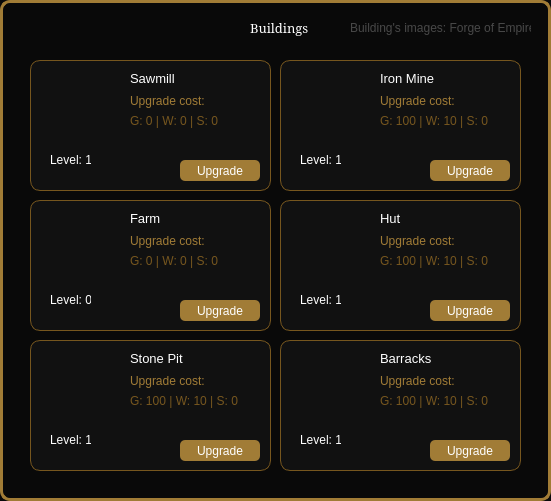
   <widget class="QFrame" name="frameBuildings">
    <property name="geometry">
     <rect>
      <x>20</x>
      <y>100</y>
      <width>551</width>
      <height>501</height>
     </rect>
    </property>
    <property name="styleSheet">
     <string notr="true">QFrame {
border: 3px solid #a17c36;
border-radius: 10px;
background-color: rgb(9, 9, 9);
color: white;
}</string>
    </property>
    <property name="frameShape">
     <enum>QFrame::StyledPanel</enum>
    </property>
    <property name="frameShadow">
     <enum>QFrame::Raised</enum>
    </property>
    <widget class="QLabel" name="labelBuildingsSection">
     <property name="geometry">
      <rect>
       <x>250</x>
       <y>20</y>
       <width>61</width>
       <height>16</height>
      </rect>
     </property>
     <property name="font">
      <font>
       <family>Constantia</family>
       <pointsize>10</pointsize>
       <weight>50</weight>
       <italic>false</italic>
       <bold>false</bold>
      </font>
     </property>
     <property name="styleSheet">
      <string notr="true">border: none;
color: white;
font: 10pt &quot;Constantia&quot;;</string>
     </property>
     <property name="text">
      <string>Buildings</string>
     </property>
    </widget>
    <widget class="QFrame" name="frameSawmill">
     <property name="geometry">
      <rect>
       <x>30</x>
       <y>60</y>
       <width>241</width>
       <height>131</height>
      </rect>
     </property>
     <property name="styleSheet">
      <string notr="true">QFrame {
border: 1px solid rgb(118, 86, 30);
background-color: rgb(17, 17, 17);
}
</string>
     </property>
     <property name="frameShape">
      <enum>QFrame::StyledPanel</enum>
     </property>
     <property name="frameShadow">
      <enum>QFrame::Raised</enum>
     </property>
     <widget class="QLabel" name="label_sawmillName">
      <property name="geometry">
       <rect>
        <x>100</x>
        <y>10</y>
        <width>61</width>
        <height>16</height>
       </rect>
      </property>
      <property name="font">
       <font>
        <pointsize>10</pointsize>
       </font>
      </property>
      <property name="styleSheet">
       <string notr="true">border: none;</string>
      </property>
      <property name="text">
       <string>Sawmill</string>
      </property>
     </widget>
     <widget class="QLabel" name="label_sawmillLevel">
      <property name="geometry">
       <rect>
        <x>20</x>
        <y>90</y>
        <width>41</width>
        <height>20</height>
       </rect>
      </property>
      <property name="styleSheet">
       <string notr="true">border: none;</string>
      </property>
      <property name="text">
       <string>Level: 1</string>
      </property>
     </widget>
     <widget class="QPushButton" name="pushButton_sawmillUpgrade">
      <property name="geometry">
       <rect>
        <x>150</x>
        <y>100</y>
        <width>80</width>
        <height>21</height>
       </rect>
      </property>
      <property name="styleSheet">
       <string notr="true">QPushButton {
background-color: #a17c36;
border: 2 px solid red;
border-radius: 5px;
color: white;
}

QPushButton:hover {
background-color: rgb(161, 88, 46);
}

QPushButton:pressed {
background-color: #f3f6db;
color: black;
}

QPushButton:disabled {
	background-color: gray;
	color: white;
}
</string>
      </property>
      <property name="text">
       <string>Upgrade</string>
      </property>
     </widget>
     <widget class="QLabel" name="label_sawmillPrice">
      <property name="geometry">
       <rect>
        <x>100</x>
        <y>30</y>
        <width>111</width>
        <height>21</height>
       </rect>
      </property>
      <property name="styleSheet">
       <string notr="true">border: none;
color:rgb(161, 124, 54);</string>
      </property>
      <property name="text">
       <string>Upgrade cost:</string>
      </property>
     </widget>
     <widget class="QLabel" name="label_sawmillPrice_2">
      <property name="geometry">
       <rect>
        <x>100</x>
        <y>50</y>
        <width>111</width>
        <height>21</height>
       </rect>
      </property>
      <property name="styleSheet">
       <string notr="true">border: none;
color: rgb(118, 86, 30);</string>
      </property>
      <property name="text">
       <string>G: 0 | W: 0 | S: 0</string>
      </property>
     </widget>
     <widget class="QLabel" name="sawmillImage">
      <property name="geometry">
       <rect>
        <x>10</x>
        <y>10</y>
        <width>81</width>
        <height>71</height>
       </rect>
      </property>
      <property name="styleSheet">
       <string notr="true">border:none;</string>
      </property>
      <property name="text">
       <string/>
      </property>
      <property name="pixmap">
       <pixmap resource="resources.qrc">:/assets/images/sawMill.png</pixmap>
      </property>
      <property name="scaledContents">
       <bool>true</bool>
      </property>
     </widget>
    </widget>
    <widget class="QFrame" name="frameFarm">
     <property name="geometry">
      <rect>
       <x>30</x>
       <y>200</y>
       <width>241</width>
       <height>131</height>
      </rect>
     </property>
     <property name="styleSheet">
      <string notr="true">QFrame {
border: 1px solid rgb(118, 86, 30);
background-color: rgb(17, 17, 17);
}
</string>
     </property>
     <property name="frameShape">
      <enum>QFrame::StyledPanel</enum>
     </property>
     <property name="frameShadow">
      <enum>QFrame::Raised</enum>
     </property>
     <widget class="QLabel" name="label_farmName">
      <property name="geometry">
       <rect>
        <x>100</x>
        <y>10</y>
        <width>51</width>
        <height>16</height>
       </rect>
      </property>
      <property name="font">
       <font>
        <pointsize>10</pointsize>
       </font>
      </property>
      <property name="styleSheet">
       <string notr="true">border: none;</string>
      </property>
      <property name="text">
       <string>Farm</string>
      </property>
     </widget>
     <widget class="QLabel" name="label_farmLevel">
      <property name="geometry">
       <rect>
        <x>20</x>
        <y>90</y>
        <width>41</width>
        <height>20</height>
       </rect>
      </property>
      <property name="styleSheet">
       <string notr="true">border: none;</string>
      </property>
      <property name="text">
       <string>Level: 0</string>
      </property>
     </widget>
     <widget class="QPushButton" name="pushButton_farmUpgrade">
      <property name="geometry">
       <rect>
        <x>150</x>
        <y>100</y>
        <width>80</width>
        <height>21</height>
       </rect>
      </property>
      <property name="styleSheet">
       <string notr="true">QPushButton {
background-color: #a17c36;
border: 2 px solid red;
border-radius: 5px;
color: white;
}

QPushButton:hover {
background-color: rgb(161, 88, 46);
}

QPushButton:pressed {
background-color: #f3f6db;
color: black;
}

QPushButton:disabled {
	background-color: gray;
	color: white;
}
</string>
      </property>
      <property name="text">
       <string>Upgrade</string>
      </property>
     </widget>
     <widget class="QLabel" name="label_farmPrice">
      <property name="geometry">
       <rect>
        <x>100</x>
        <y>30</y>
        <width>111</width>
        <height>21</height>
       </rect>
      </property>
      <property name="styleSheet">
       <string notr="true">border: none;
color:rgb(161, 124, 54);</string>
      </property>
      <property name="text">
       <string>Upgrade cost:</string>
      </property>
     </widget>
     <widget class="QLabel" name="label_farmPrice_2">
      <property name="geometry">
       <rect>
        <x>100</x>
        <y>50</y>
        <width>111</width>
        <height>21</height>
       </rect>
      </property>
      <property name="styleSheet">
       <string notr="true">border: none;
color: rgb(118, 86, 30);</string>
      </property>
      <property name="text">
       <string>G: 0 | W: 0 | S: 0</string>
      </property>
     </widget>
     <widget class="QLabel" name="farmImage">
      <property name="geometry">
       <rect>
        <x>10</x>
        <y>10</y>
        <width>81</width>
        <height>71</height>
       </rect>
      </property>
      <property name="styleSheet">
       <string notr="true">border:none;</string>
      </property>
      <property name="text">
       <string/>
      </property>
      <property name="pixmap">
       <pixmap resource="resources.qrc">:/assets/images/farm.png</pixmap>
      </property>
      <property name="scaledContents">
       <bool>true</bool>
      </property>
     </widget>
    </widget>
    <widget class="QFrame" name="frameStonePit">
     <property name="geometry">
      <rect>
       <x>30</x>
       <y>340</y>
       <width>241</width>
       <height>131</height>
      </rect>
     </property>
     <property name="styleSheet">
      <string notr="true">QFrame {
border: 1px solid rgb(118, 86, 30);
background-color: rgb(17, 17, 17);
}
</string>
     </property>
     <property name="frameShape">
      <enum>QFrame::StyledPanel</enum>
     </property>
     <property name="frameShadow">
      <enum>QFrame::Raised</enum>
     </property>
     <widget class="QLabel" name="label_stonePitName">
      <property name="geometry">
       <rect>
        <x>100</x>
        <y>10</y>
        <width>71</width>
        <height>16</height>
       </rect>
      </property>
      <property name="font">
       <font>
        <pointsize>10</pointsize>
       </font>
      </property>
      <property name="styleSheet">
       <string notr="true">border: none;</string>
      </property>
      <property name="text">
       <string>Stone Pit</string>
      </property>
     </widget>
     <widget class="QLabel" name="label_stonePitLevel">
      <property name="geometry">
       <rect>
        <x>20</x>
        <y>90</y>
        <width>41</width>
        <height>20</height>
       </rect>
      </property>
      <property name="styleSheet">
       <string notr="true">border: none;</string>
      </property>
      <property name="text">
       <string>Level: 1</string>
      </property>
     </widget>
     <widget class="QPushButton" name="pushButton_stonePitUpgrade">
      <property name="geometry">
       <rect>
        <x>150</x>
        <y>100</y>
        <width>80</width>
        <height>21</height>
       </rect>
      </property>
      <property name="styleSheet">
       <string notr="true">QPushButton {
background-color: #a17c36;
border: 2 px solid red;
border-radius: 5px;
color: white;
}

QPushButton:hover {
background-color: rgb(161, 88, 46);
}

QPushButton:pressed {
background-color: #f3f6db;
color: black;
}

QPushButton:disabled {
	background-color: gray;
	color: white;
}
</string>
      </property>
      <property name="text">
       <string>Upgrade</string>
      </property>
     </widget>
     <widget class="QLabel" name="label_stonePitPrice">
      <property name="geometry">
       <rect>
        <x>100</x>
        <y>30</y>
        <width>111</width>
        <height>21</height>
       </rect>
      </property>
      <property name="styleSheet">
       <string notr="true">border: none;
color:rgb(161, 124, 54);</string>
      </property>
      <property name="text">
       <string>Upgrade cost:</string>
      </property>
     </widget>
     <widget class="QLabel" name="label_stonePitPrice_2">
      <property name="geometry">
       <rect>
        <x>100</x>
        <y>50</y>
        <width>111</width>
        <height>21</height>
       </rect>
      </property>
      <property name="styleSheet">
       <string notr="true">border: none;
color: rgb(118, 86, 30);</string>
      </property>
      <property name="text">
       <string>G: 100 | W: 10 | S: 0</string>
      </property>
     </widget>
     <widget class="QLabel" name="stonePitImage">
      <property name="geometry">
       <rect>
        <x>10</x>
        <y>10</y>
        <width>81</width>
        <height>71</height>
       </rect>
      </property>
      <property name="styleSheet">
       <string notr="true">border:none;</string>
      </property>
      <property name="text">
       <string/>
      </property>
      <property name="pixmap">
       <pixmap resource="resources.qrc">:/assets/images/stonePit.png</pixmap>
      </property>
      <property name="scaledContents">
       <bool>true</bool>
      </property>
     </widget>
    </widget>
    <widget class="QFrame" name="frameironMine">
     <property name="geometry">
      <rect>
       <x>280</x>
       <y>60</y>
       <width>241</width>
       <height>131</height>
      </rect>
     </property>
     <property name="styleSheet">
      <string notr="true">QFrame {
border: 1px solid rgb(118, 86, 30);
background-color: rgb(17, 17, 17);
}
</string>
     </property>
     <property name="frameShape">
      <enum>QFrame::StyledPanel</enum>
     </property>
     <property name="frameShadow">
      <enum>QFrame::Raised</enum>
     </property>
     <widget class="QLabel" name="label_ironMineName">
      <property name="geometry">
       <rect>
        <x>100</x>
        <y>10</y>
        <width>71</width>
        <height>16</height>
       </rect>
      </property>
      <property name="font">
       <font>
        <pointsize>10</pointsize>
       </font>
      </property>
      <property name="styleSheet">
       <string notr="true">border: none;</string>
      </property>
      <property name="text">
       <string>Iron Mine</string>
      </property>
     </widget>
     <widget class="QLabel" name="label_ironMineLevel">
      <property name="geometry">
       <rect>
        <x>20</x>
        <y>90</y>
        <width>41</width>
        <height>20</height>
       </rect>
      </property>
      <property name="styleSheet">
       <string notr="true">border: none;</string>
      </property>
      <property name="text">
       <string>Level: 1</string>
      </property>
     </widget>
     <widget class="QPushButton" name="pushButton_ironMineUpgrade">
      <property name="geometry">
       <rect>
        <x>150</x>
        <y>100</y>
        <width>80</width>
        <height>21</height>
       </rect>
      </property>
      <property name="styleSheet">
       <string notr="true">QPushButton {
background-color: #a17c36;
border: 2 px solid red;
border-radius: 5px;
color: white;
}

QPushButton:hover {
background-color: rgb(161, 88, 46);
}

QPushButton:pressed {
background-color: #f3f6db;
color: black;
}

QPushButton:disabled {
	background-color: gray;
	color: white;
}
</string>
      </property>
      <property name="text">
       <string>Upgrade</string>
      </property>
     </widget>
     <widget class="QLabel" name="label_ironMinePrice">
      <property name="geometry">
       <rect>
        <x>100</x>
        <y>30</y>
        <width>111</width>
        <height>21</height>
       </rect>
      </property>
      <property name="styleSheet">
       <string notr="true">border: none;
color:rgb(161, 124, 54);</string>
      </property>
      <property name="text">
       <string>Upgrade cost:</string>
      </property>
     </widget>
     <widget class="QLabel" name="label_ironMinePrice_2">
      <property name="geometry">
       <rect>
        <x>100</x>
        <y>50</y>
        <width>111</width>
        <height>21</height>
       </rect>
      </property>
      <property name="styleSheet">
       <string notr="true">border: none;
color: rgb(118, 86, 30);</string>
      </property>
      <property name="text">
       <string>G: 100 | W: 10 | S: 0</string>
      </property>
     </widget>
     <widget class="QLabel" name="ironMineImage">
      <property name="geometry">
       <rect>
        <x>10</x>
        <y>10</y>
        <width>81</width>
        <height>71</height>
       </rect>
      </property>
      <property name="styleSheet">
       <string notr="true">border:none;</string>
      </property>
      <property name="text">
       <string/>
      </property>
      <property name="pixmap">
       <pixmap resource="resources.qrc">:/assets/images/ironMine.png</pixmap>
      </property>
      <property name="scaledContents">
       <bool>true</bool>
      </property>
     </widget>
    </widget>
    <widget class="QFrame" name="frameHut">
     <property name="geometry">
      <rect>
       <x>280</x>
       <y>200</y>
       <width>241</width>
       <height>131</height>
      </rect>
     </property>
     <property name="styleSheet">
      <string notr="true">QFrame {
border: 1px solid rgb(118, 86, 30);
background-color: rgb(17, 17, 17);
}
</string>
     </property>
     <property name="frameShape">
      <enum>QFrame::StyledPanel</enum>
     </property>
     <property name="frameShadow">
      <enum>QFrame::Raised</enum>
     </property>
     <widget class="QLabel" name="label_hutName">
      <property name="geometry">
       <rect>
        <x>100</x>
        <y>10</y>
        <width>71</width>
        <height>16</height>
       </rect>
      </property>
      <property name="font">
       <font>
        <pointsize>10</pointsize>
       </font>
      </property>
      <property name="styleSheet">
       <string notr="true">border: none;</string>
      </property>
      <property name="text">
       <string>Hut</string>
      </property>
     </widget>
     <widget class="QLabel" name="label_hutLevel">
      <property name="geometry">
       <rect>
        <x>20</x>
        <y>90</y>
        <width>41</width>
        <height>20</height>
       </rect>
      </property>
      <property name="styleSheet">
       <string notr="true">border: none;</string>
      </property>
      <property name="text">
       <string>Level: 1</string>
      </property>
     </widget>
     <widget class="QPushButton" name="pushButton_hutUpgrade">
      <property name="geometry">
       <rect>
        <x>150</x>
        <y>100</y>
        <width>80</width>
        <height>21</height>
       </rect>
      </property>
      <property name="styleSheet">
       <string notr="true">QPushButton {
background-color: #a17c36;
border: 2 px solid red;
border-radius: 5px;
color: white;
}

QPushButton:hover {
background-color: rgb(161, 88, 46);
}

QPushButton:pressed {
background-color: #f3f6db;
color: black;
}

QPushButton:disabled {
	background-color: gray;
	color: white;
}
</string>
      </property>
      <property name="text">
       <string>Upgrade</string>
      </property>
     </widget>
     <widget class="QLabel" name="label_hutPrice">
      <property name="geometry">
       <rect>
        <x>100</x>
        <y>30</y>
        <width>111</width>
        <height>21</height>
       </rect>
      </property>
      <property name="styleSheet">
       <string notr="true">border: none;
color:rgb(161, 124, 54);</string>
      </property>
      <property name="text">
       <string>Upgrade cost:</string>
      </property>
     </widget>
     <widget class="QLabel" name="label_hutPrice_2">
      <property name="geometry">
       <rect>
        <x>100</x>
        <y>50</y>
        <width>111</width>
        <height>21</height>
       </rect>
      </property>
      <property name="styleSheet">
       <string notr="true">border: none;
color: rgb(118, 86, 30);</string>
      </property>
      <property name="text">
       <string>G: 100 | W: 10 | S: 0</string>
      </property>
     </widget>
     <widget class="QLabel" name="hutImage">
      <property name="geometry">
       <rect>
        <x>10</x>
        <y>10</y>
        <width>81</width>
        <height>71</height>
       </rect>
      </property>
      <property name="styleSheet">
       <string notr="true">border:none;</string>
      </property>
      <property name="text">
       <string/>
      </property>
      <property name="pixmap">
       <pixmap resource="resources.qrc">:/assets/images/R_SS_BronzeAge_Residential2.png</pixmap>
      </property>
      <property name="scaledContents">
       <bool>true</bool>
      </property>
     </widget>
    </widget>
    <widget class="QFrame" name="frameBarracks">
     <property name="geometry">
      <rect>
       <x>280</x>
       <y>340</y>
       <width>241</width>
       <height>131</height>
      </rect>
     </property>
     <property name="styleSheet">
      <string notr="true">QFrame {
border: 1px solid rgb(118, 86, 30);
background-color: rgb(17, 17, 17);
}
</string>
     </property>
     <property name="frameShape">
      <enum>QFrame::StyledPanel</enum>
     </property>
     <property name="frameShadow">
      <enum>QFrame::Raised</enum>
     </property>
     <widget class="QLabel" name="label_barracksName">
      <property name="geometry">
       <rect>
        <x>100</x>
        <y>10</y>
        <width>61</width>
        <height>16</height>
       </rect>
      </property>
      <property name="font">
       <font>
        <pointsize>10</pointsize>
       </font>
      </property>
      <property name="styleSheet">
       <string notr="true">border: none;</string>
      </property>
      <property name="text">
       <string>Barracks</string>
      </property>
     </widget>
     <widget class="QLabel" name="label_barracksLevel">
      <property name="geometry">
       <rect>
        <x>20</x>
        <y>90</y>
        <width>41</width>
        <height>20</height>
       </rect>
      </property>
      <property name="styleSheet">
       <string notr="true">border: none;</string>
      </property>
      <property name="text">
       <string>Level: 1</string>
      </property>
     </widget>
     <widget class="QPushButton" name="pushButton_barracksUpgrade">
      <property name="geometry">
       <rect>
        <x>150</x>
        <y>100</y>
        <width>80</width>
        <height>21</height>
       </rect>
      </property>
      <property name="styleSheet">
       <string notr="true">QPushButton {
background-color: #a17c36;
border: 2 px solid red;
border-radius: 5px;
color: white;
}

QPushButton:hover {
background-color: rgb(161, 88, 46);
}

QPushButton:pressed {
background-color: #f3f6db;
color: black;
}

QPushButton:disabled {
	background-color: gray;
	color: white;
}
</string>
      </property>
      <property name="text">
       <string>Upgrade</string>
      </property>
     </widget>
     <widget class="QLabel" name="label_barracksPrice">
      <property name="geometry">
       <rect>
        <x>100</x>
        <y>30</y>
        <width>111</width>
        <height>21</height>
       </rect>
      </property>
      <property name="styleSheet">
       <string notr="true">border: none;
color:rgb(161, 124, 54);</string>
      </property>
      <property name="text">
       <string>Upgrade cost:</string>
      </property>
     </widget>
     <widget class="QLabel" name="label_barracksPrice_2">
      <property name="geometry">
       <rect>
        <x>100</x>
        <y>50</y>
        <width>111</width>
        <height>21</height>
       </rect>
      </property>
      <property name="styleSheet">
       <string notr="true">border: none;
color: rgb(118, 86, 30);</string>
      </property>
      <property name="text">
       <string>G: 100 | W: 10 | S: 0</string>
      </property>
     </widget>
     <widget class="QLabel" name="barracksImage">
      <property name="geometry">
       <rect>
        <x>10</x>
        <y>10</y>
        <width>81</width>
        <height>71</height>
       </rect>
      </property>
      <property name="styleSheet">
       <string notr="true">border:none;</string>
      </property>
      <property name="text">
       <string/>
      </property>
      <property name="pixmap">
       <pixmap resource="resources.qrc">:/assets/images/barracks.png</pixmap>
      </property>
      <property name="scaledContents">
       <bool>true</bool>
      </property>
     </widget>
    </widget>
    <widget class="QLabel" name="label_2">
     <property name="geometry">
      <rect>
       <x>350</x>
       <y>20</y>
       <width>181</width>
       <height>16</height>
      </rect>
     </property>
     <property name="styleSheet">
      <string notr="true">border:none;
color: rgb(72, 72, 72)</string>
     </property>
     <property name="text">
      <string>Building's images: Forge of Empires</string>
     </property>
    </widget>
   </widget>
